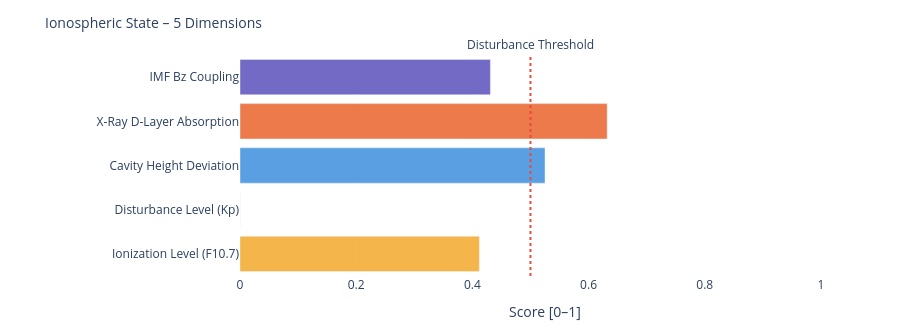

Here is the notebook cell this chart was saved with:
### Markdown cell above
---
### 📐 Systemic Insight: Geometric Cavity vs. Real Schumann Resonance

**Relevant for:** Layer 6 = delta analysis &nbsp;|&nbsp; Layer 7 = feature vector / system interpretation

A cavity height change from 80 km to 70 km shifts the **idealized geometric frequencies** only minimally:

| Modus | Aktuell | Referenz | Δ |
|-------|---------|----------|---|
| SR-1 | 10.4762 Hz | 10.4599 Hz | +16 mHz |
| SR-2 | 18.1452 Hz | 18.1171 Hz | +28 mHz |
| SR-3 | 25.6612 Hz | 25.6215 Hz | +40 mHz |
| SR-4 | 33.1285 Hz | 33.0772 Hz | +51 mHz |

The geometric effect is limited because 10 km is very small compared to Earth's radius (~6371 km).

**Consequence:** Real Schumann deviations are likely driven more strongly by **conductivity, damping, day/night structure, lightning distribution and source geometry** than by pure cavity height.

---

**Layer 6 compares:**
```
geometric Δ from Layer 4  vs.  observed Δ from real Schumann measurement data
```

**Layer 7 Feature:**
```
If real Δ >> geometric Δ  →  non-geometric factors dominant
```

### Code cell
# ============================================================
# IONOSPHERIC STATE – Summary gauge
# Five dimensions: ionization, disturbance, cavity height, X-Ray, Bz coupling
# ============================================================

def norm(v, lo, hi):
    if v is None: return None
    return round(max(0.0, min(1.0, (v - lo) / (hi - lo))), 3)

# Ionization level (F10.7 → F2-Layer)
ioniz = norm(f107_val, 60, 250)

# Disturbance level (Kp → E/F-Layer irregularities)
disturb = norm(kp_val, 0, 9)

# Cavity height deviation from reference (80 km)
h_dev = norm(abs(h_eff - 80), 0, 20)

# X-Ray ionization (D-Layer absorption)
xray_ioniz = None
if xray_now is not None:
    xray_ioniz = norm(math.log10(max(xray_now, 1e-9)) + 9, 0, 5)

# Bz coupling (southward Bz → stronger magnetosphere-ionosphere coupling)
bz_coupling = norm(-(bz_now or 0), -5, 30) if bz_now is not None else None

dims = [
    ('Ionization Level (F10.7)',    ioniz,      '#F2A623'),
    ('Disturbance Level (Kp)',      disturb,    '#7F77DD'),
    ('Cavity Height Deviation',     h_dev,      '#378ADD'),
    ('X-Ray D-Layer Absorption',    xray_ioniz, '#E85D24'),
    ('IMF Bz Coupling',             bz_coupling,'#534AB7'),
]

fig = go.Figure()
for name, val, col in dims:
    if val is not None:
        h = int(val * 20)
        bar = '█' * h + '░' * (20 - h)
        label = f'{name}:  {bar}  {val:.3f}'
    else:
        label = f'{name}:  {"─" * 20}  n/a'
    fig.add_trace(go.Bar(
        x=[val if val is not None else 0],
        y=[name],
        orientation='h',
        marker_color=col, opacity=0.82,
        showlegend=False
    ))

fig.add_vline(x=0.5, line_dash='dot', line_color='#e74c3c',
              annotation_text='Disturbance Threshold', annotation_position='top')
fig.update_layout(
    title=dict(text='Ionospheric State – 5 Dimensions', font=dict(size=14)),
    xaxis=dict(title='Score [0–1]', range=[0, 1.05]),
    height=330, plot_bgcolor='rgba(0,0,0,0)', paper_bgcolor='rgba(0,0,0,0)',
    margin=dict(l=240, r=50, t=55, b=40)
)
fig.show()

print(f'\nIonospheric state:')
for name, val, _ in dims:
    print(f'  {name:<35} {val:.3f}' if val is not None else f'  {name:<35} n/a')

### Figure 1 — Plotly figure (JSON) as saved in the notebook; plotly's stock layout.template omitted (floating-point values rounded to 4 significant figures)
{"data": [{"marker": {"color": "#F2A623"}, "opacity": 0.82, "orientation": "h", "showlegend": false, "type": "bar", "x": [0.412], "y": ["Ionization Level (F10.7)"]}, {"marker": {"color": "#7F77DD"}, "opacity": 0.82, "orientation": "h", "showlegend": false, "type": "bar", "x": [0.0], "y": ["Disturbance Level (Kp)"]}, {"marker": {"color": "#378ADD"}, "opacity": 0.82, "orientation": "h", "showlegend": false, "type": "bar", "x": [0.525], "y": ["Cavity Height Deviation"]}, {"marker": {"color": "#E85D24"}, "opacity": 0.82, "orientation": "h", "showlegend": false, "type": "bar", "x": [0.632], "y": ["X-Ray D-Layer Absorption"]}, {"marker": {"color": "#534AB7"}, "opacity": 0.82, "orientation": "h", "showlegend": false, "type": "bar", "x": [0.431], "y": ["IMF Bz Coupling"]}], "layout": {"annotations": [{"showarrow": false, "text": "Disturbance Threshold", "x": 0.5, "xanchor": "center", "xref": "x", "y": 1, "yanchor": "bottom", "yref": "y domain"}], "height": 330, "margin": {"b": 40, "l": 240, "r": 50, "t": 55}, "paper_bgcolor": "rgba(0,0,0,0)", "plot_bgcolor": "rgba(0,0,0,0)", "shapes": [{"line": {"color": "#e74c3c", "dash": "dot"}, "type": "line", "x0": 0.5, "x1": 0.5, "xref": "x", "y0": 0, "y1": 1, "yref": "y domain"}], "title": {"font": {"size": 14}, "text": "Ionospheric State – 5 Dimensions"}, "xaxis": {"range": [0, 1.05], "title": {"text": "Score [0–1]"}}}}
